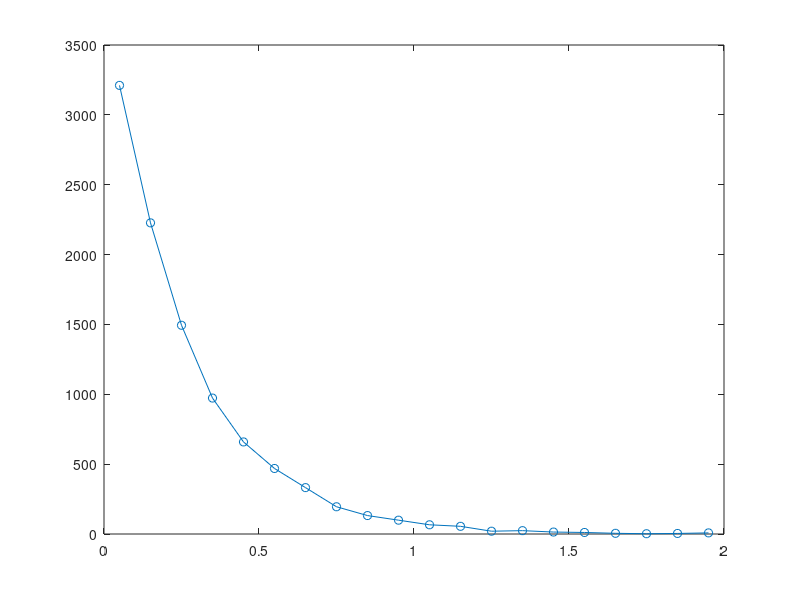

Source code (MATLAB): (Note: this script raises an error after producing the figure.)

%% Fano factor

isi=1;
T=10;

mu = T/isi;

spikeCounts=random('poiss', mu,10000, 1);
meanSK=mean(spikeCounts);
stdSK=std(spikeCounts);
ff=stdSK^2/meanSK

%% With spike times
isi=0.25;
isiS= random('exp', isi,10000,1);
%spikeT=cumsum(y);
%plot(spikeT, ones(length(spikeT),1), 'o')
x=0.05:.1:1.95;
ct=hist(isiS,x);
plot(x,ct, '-o')
cv=std(isiS)/mean(isiS)

%tend=max(spike(T));

%% fitting exponential distributions
[curve, goodness] = fit( x', ct', 'exp1' );


%% plotting a rasster of Poisson points
trials = 10;
isi=0.2;
nPoints=100;

figure;
hold
for i=1:trials
    isiS= random('exp', isi, nPoints ,1);
    spikeT=cumsum(isiS);
    plot(spikeT, ones(1, nPoints)*i, 'o')
end

%% modulated poisson trains

time = 1; %in seconds
tstep = 0.001 % in seconds
npts=time/tstep; 
tpts=0:tstep:time;
sr= sin(2*pi*tpts * 15)+0.5;







%% psth of rate-modulated spike trains

time = 0.1; %in seconds
tstep = 0.001 % in seconds
npts=time/tstep+1; 
tpts=0:tstep:time;
freq= 15; % in Hz
mean_sr= 100*(.1*sin(2*pi*tpts * freq)+0.5);

% sr1=zeros(1,100);
% for i=1:npts
%     sr1(i)=random('Poisson', mean_sr(i));
% end
sr=random('Poisson', mean_sr);


% neurons that are modulated at freq
% frequency is freq
% phase phi is random [0 pi]
% amplitude modulation is random [0 1]

n_f = 10; %# of neurons
sr_f=zeros(n_f, npts);
touch_r = 100;

figure
nplotRows=n_f+2;
subplot(nplotRows, 2, 1)

for i=1:n_f
    mean_sr= 100*(rand*sin(2*pi*tpts * freq+ 2*rand*pi)+1);
    sr_f(i, :)=random('Poisson', mean_sr);
    sr_f(i, 55) = sr_f(i, 55) + touch_r * rand;
    subplot(nplotRows, 2, (i*2-1))
    bar(sr_f(i, :));
    set(gca, 'YLim', [0 300], 'XTickLabel', [], 'YTickLabel', []);
end
subplot(nplotRows, 2, (i*2+1))
bar(mean(sr_f));
set(gca, 'YLim', [0 300], 'XTickLabel', [], 'YTickLabel', []);
% neurons that are modulated at 2xfreq
% frequency is 2xfreq
% phase phi is random [0 pi]
% amplitude modulation is random [0 1]

n_2f = 10; %# of neurons
sr_2f=zeros(n_2f, npts);

for i=1:n_2f
    mean_sr= 100*(rand*sin(2*pi*tpts * 2*freq+ 2*rand*pi)+1);
    sr_2f(i, :)=random('Poisson', mean_sr);
    sr_2f(i, 55) = sr_2f(i, 55) + touch_r * rand;
    subplot(nplotRows, 2, (i*2))
    bar(sr_2f(i, :));
    set(gca, 'YLim', [0 300], 'XTickLabel', [], 'YTickLabel', []);
end
subplot(nplotRows, 2, (i*2+2))
%bar(mean(sr_2f));
plot(0:100, sin((0:100)*15*2*pi));
set(gca, 'YLim', [-1 1], 'XTickLabel', [], 'YTickLabel', []);

sr_grand= (mean(sr_2f)+mean(sr_f))/2;

%% rate-modulated Poisson train

% first a homogeneous Poisson train
t_step = 0.0001; % time step
t_len = 10; % length of trace
len = t_len/t_step; % # of smaples
rate = 1; % spike rate

temp=rand(1,len); 

%ind=(find(temp < tstep*rate*0.1)); 
spikes=zeros(1, len);
%hist(temp)
ind=(find(temp < rate*t_step));
spike_times = ind*t_step;
isi=diff(spike_times);
%hist(isi)
spikes(ind)=1;
plot(spike_times, ones(1, length(spike_times)), 'o', 'Markersize', 10)
%set(gco, 'Markersize', 10)
hold
plot([-1 0 0 10 10 11], [0 0 .1 .1 0 0], 'k')
set(gco, 'Linewidth', 1.5)
set(gca, 'YLim', [-.03 1.1])
hold off

%plot(spikes, 'o')
sum(spikes)

% now an inhomogeneous process 

x=[-1];
y=[0];
for i=1: length(spike_times)
    x=[x, spike_times(i)-.001, spike_times(i)-.001, spike_times(i), spike_times(i)];
    y=[y, 0, 0.9, 0.9, 0];
end
x=[x, 11];
y=[y, 0];

figure
plot(spike_times, ones(1, length(spike_times)), 'o', 'Markersize', 10)
%set(gco, 'Markersize', 10)
hold
plot(x, y, 'k')
set(gco, 'Linewidth', 1.5)
set(gca, 'YLim', [-.03 1.1])
hold off



%% try inhPoisson, spike thinning method
duration = 10;
t=0:0.001:duration;
rate=100*sin(t*pi/duration);
duration=10+0.001;

sp_times=inhPoisson(rate, duration);

% compute spike count in 100 ms bins
binsize = 0.1;
binnums=round(duration/binsize);
sp_rate=zeros(binnums,1);

tbins=(binsize/2):0.1:(duration-binsize/2);

n=hist(sp_times, tbins);

figure;
%tbins=(binsize/2):0.1:(duration-binsize/2);
bar(tbins, n)
set(gca, 'Xlim', [0 10])

%% one Poisson neuron onto one IF neuron

duration = 10;
tstep=1; %in ms
t=0:0.001:duration;
tsteps=length(t);
sp_rate=100; % in Hz
rate=ones(1, tsteps)*sp_rate;
duration=10+0.001;
epsp = 0.1; % in Vth units
tau = 100; % in seconds

sp_times=inhPoisson(rate, duration);
sp_times=round(sp_times*1000);

vm=zeros(1, tsteps);
sp_out=[];
for i=2:tsteps
    dv=vm(i-1)*(1-exp(-tstep/tau));
    vm(i)=vm(i-1)-dv;
    if ismember(i-1, sp_times)
        vm(i)=vm(i)+epsp;
    end
    if vm(i) > 1
    sp_out=[sp_out, i];
    vm(i)=0;
    end
end

plot(vm)
hold
plot(sp_out, ones(1, length(sp_out)), 'o')

%% n Poisson neuron onto one IF neuron

n_neur = 20;

duration = 10;
tstep=1; %in ms
t=0:1:(duration*1000); %in ms
tsteps=length(t);
sp_rate=40; % in Hz
rate=ones(1, tsteps)*sp_rate;
duration=duration+0.001; %in seconds
epsp = 0.05; % in Vth units
tau = 1000; % in milliseconds

sp_times = cell(1,n_neur); 
for i=1:n_neur
temp=inhPoisson(rate, duration);
temp=round(temp*1000);
sp_times{i}=temp; % in ms
end

vm=zeros(1, tsteps);
sp_out=[];
for i=2:tsteps
    dv=vm(i-1)*(1-exp(-tstep/tau));
    vm(i)=vm(i-1)-dv;
    for j=1:n_neur
    if ismember(i-1, sp_times{j})
        vm(i)=vm(i)+epsp;
    end
    end
    if vm(i) > 1
    sp_out=[sp_out, i];
    vm(i)=0;
    end
end

plot(vm)
hold
plot(sp_out, ones(1, length(sp_out)), 'o')
hold
figure;
hist(diff(sp_out), 5:10:500)

cv= std(diff(sp_out))/mean(diff(sp_out))


spike_rate = length(sp_out)/duration